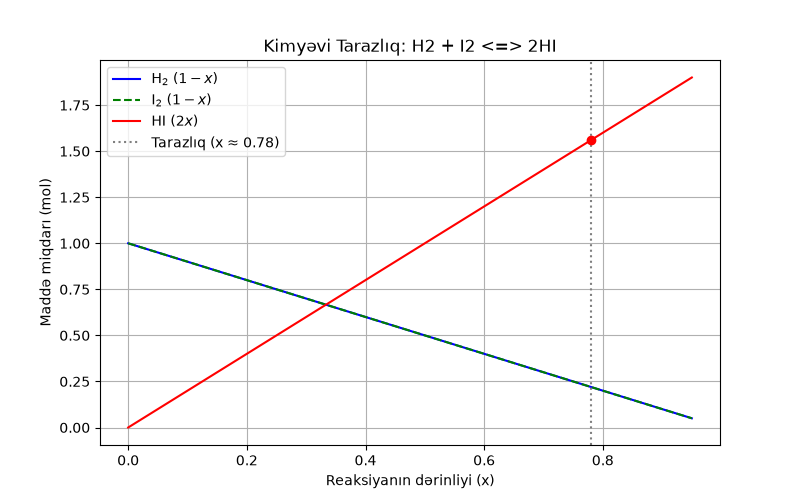

This figure's Python source:
import numpy as np
import matplotlib.pyplot as plt
from scipy.optimize import newton, minimize

# 1. Tarazlıq sabiti
K = 50.0

# 2. k_imbalance(x) funksiyası: (2x)^2 - K * (1-x)^2 = 0
def k_imbalance(x):
    return 4 * (x**2) - K * ((1 - x)**2)

# 3. k_imbalance-in törəməsi (Newton üsulunun dəqiq və sürətli yığılması üçün)
def k_imbalance_prime(x):
    return 8 * x + 2 * K * (1 - x)

# 4. SLSQP üçün kvadratik xəta funksiyası
def error_func(x):
    return k_imbalance(x[0])**2

# --- Üsul 1: Newton üsulu (fprime ilə) ---
x_newton = newton(k_imbalance, x0=0.5, fprime=k_imbalance_prime)

# --- Üsul 2: SLSQP ilə minimize ---
res = minimize(error_func, x0=[0.5], method='SLSQP', bounds=[(0.001, 0.999)])
x_slsqp = res.x[0]

print(f"1. Newton üsulu ilə tapılan x : {x_newton:.4f}")
print(f"2. SLSQP üsulu ilə tapılan x  : {x_slsqp:.4f}")

# Tarazlıq anındakı mol miqdarları
x_eq = x_newton
nH2_eq = 1 - x_eq
nI2_eq = 1 - x_eq
nHI_eq = 2 * x_eq

print("\n--- Tarazlıq anındakı maddə miqdarları (mol) ---")
print(f"H2 : {nH2_eq:.4f} mol")
print(f"I2 : {nI2_eq:.4f} mol")
print(f"HI : {nHI_eq:.4f} mol")

# Qrafikin çəkilməsi
x_vals = np.linspace(0, 0.95, 200)
nH2_vals = 1 - x_vals
nI2_vals = 1 - x_vals
nHI_vals = 2 * x_vals

plt.figure(figsize=(8, 5))
plt.plot(x_vals, nH2_vals, label=r'$\text{H}_2$ ($1-x$)', color='blue')
plt.plot(x_vals, nI2_vals, label=r'$\text{I}_2$ ($1-x$)', color='green', linestyle='--')
plt.plot(x_vals, nHI_vals, label=r'$\text{HI}$ ($2x$)', color='red')
plt.axvline(x=x_eq, color='gray', linestyle=':', label=f'Tarazlıq (x ≈ {x_eq:.2f})')
plt.scatter([x_eq], [nHI_eq], color='red', zorder=5)

plt.xlabel('Reaksiyanın dərinliyi (x)')
plt.ylabel('Maddə miqdarı (mol)')
plt.title('Kimyəvi Tarazlıq: H2 + I2 <=> 2HI')
plt.legend()
plt.grid(True)

plt.savefig('equilibrium.png')
print("\nQrafik 'equilibrium.png' olaraq yadda saxlanıldı.")
